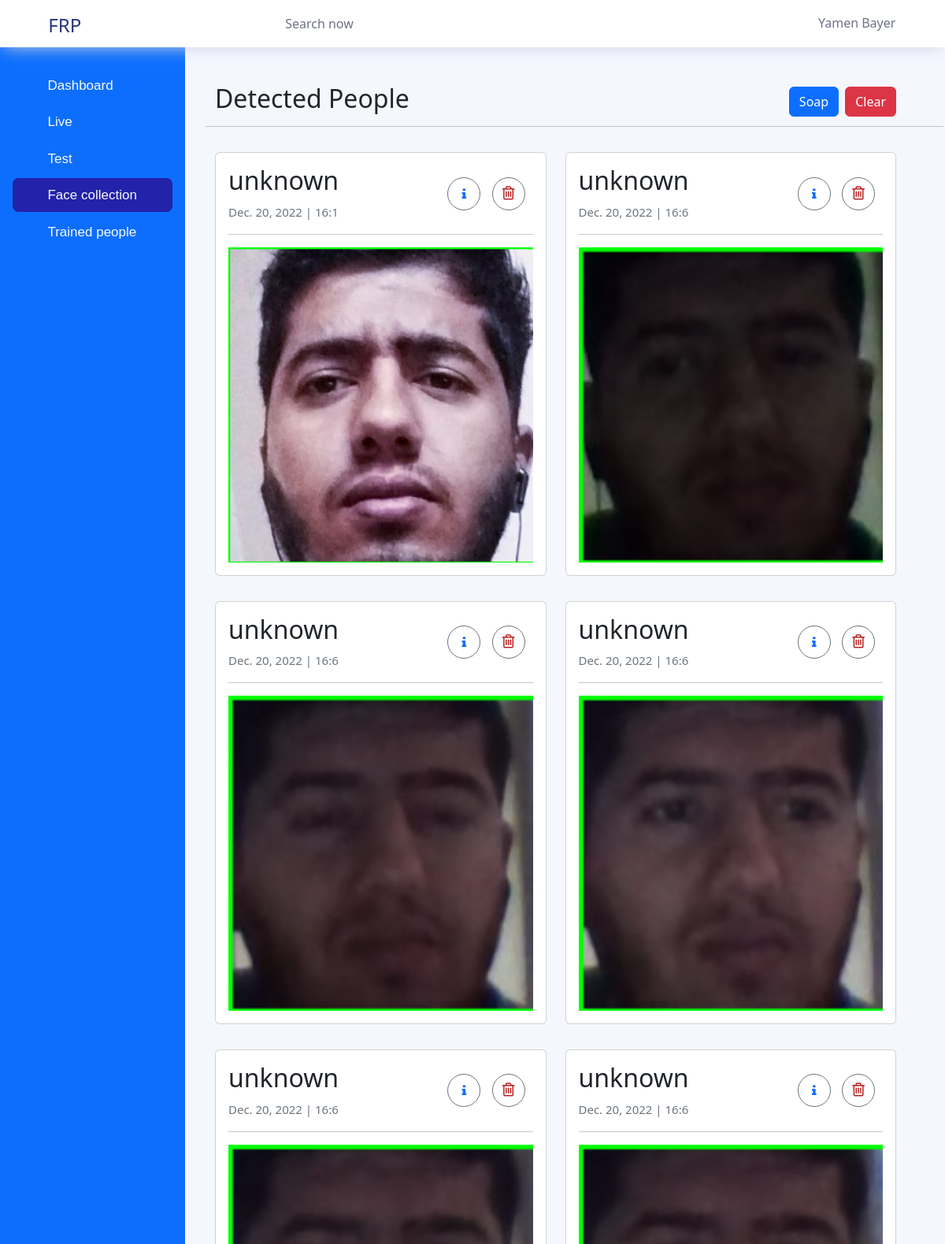
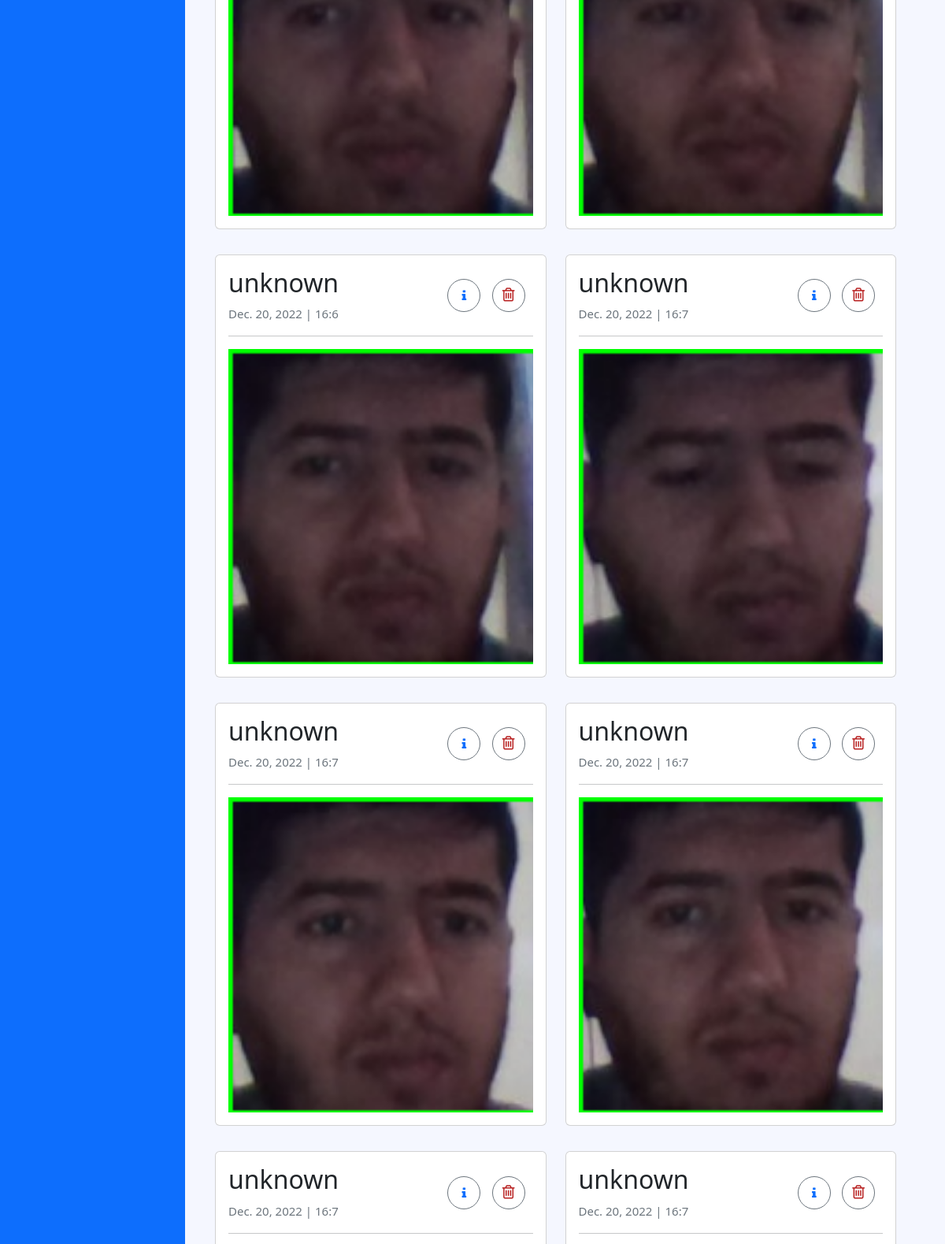
Page /collection (signed in, upper part) on the committed database (2 pictures, top to bottom).
### API/models.py (models this page shows, shortened)
class Profile(models.Model):
    title = models.CharField(max_length=100)
    owner = models.OneToOneField(User, related_name='owner' , on_delete= models.CASCADE)
    is_admin = models.BooleanField(default=False)

class Face_Collection(models.Model):
    owner = models.ForeignKey(Profile, related_name='face_collection_owner' , on_delete= models.CASCADE)
    name = models.CharField(max_length=100)
    path = models.ImageField(default='API/Face_Collection/')
    created_at = models.DateTimeField(auto_now_add=True)
    api_key = models.CharField(max_length=100)
    request = models.CharField(max_length=100, blank=True, null=True)
    restful_response_json = models.CharField(max_length=100, blank=True, null=True)
    restful_response_xml = models.CharField(max_length=100, blank=True, null=True)

### API/views.py (the view)
# urls.py: path('collection', views.toFC, name="Face_Collection"),
def toFC(request):
  detectedPhotosClear()
  if request.user.is_authenticated:
    profile = Profile.objects.get(owner = request.user)
    live_services = Services.objects.filter(owner = profile, type = "Face recognition live", status = True)
    face_collection = Face_Collection.objects.filter(owner = profile)
    client = Client('http://127.0.0.1:8000/soap/?WSDL', cache=NoCache())
    face_collection = Face_Collection.objects.filter(owner = profile)
    try:
      faces = client.service.get_faces(profile.id)
      serializer = Face_CollectionSerializer(face_collection, many=True)
      data_xml = dicttoxml(serializer.data, custom_root='root', attr_type=False)
    except Exception:
      messages.error(request, "The collection is Empty!")
      return redirect('Home')
    content = "<djan:get_faces><djan:pid>"+ str(profile.id) +"</djan:pid></djan:get_faces></soapenv:Body></soapenv:Envelope>'"
    soap_request = get_soap_request(content)
    data = {
      'myProfile': profile,
      'face_collection': face_collection,
      'res': data_xml,
      'req': soap_request,
      'live_services':live_services
    }
    return render(request,'Face_Collection.html', data)
  return redirect('login')

### API/views.py (called while the page is built)
def get_soap_request(content):
  soap_req = "curl -X POST http://127.0.0.1:8000/soap/ -H 'Content-Type: text/xml;charset=UTF-8'"
  soap_req += " --data '<soapenv:Envelope xmlns:soapenv="+'"http://schemas.xmlsoap.org/soap/envelope/"'+ ' xmlns:djan="django.soap.example"'+"><soapenv:Header/><soapenv:Body>"
  soap_req += content
  return soap_req

def detectedPhotosClear():
  try:
    shutil.rmtree('./API/detected', ignore_errors = True)
  except:
    print('Image not found!')
  directory = "detected"
  parent_dir = "./API/"
  path = os.path.join(parent_dir, directory)
  os.mkdir(path)

### API/templates/Face_Collection.html (shortened to what this page needs)
{% extends "Layout/Header.html" %}
{% load static %}
{% block nav %}
<ul class="nav">
  <li class="nav-item">
    <a class="nav-link " href="/">
      <i class="icon-grid menu-icon text-light"></i>
      <span class="menu-title text-light" style="font-size: 17px;">Dashboard</span>
    </a>
  </li>
  <li class="nav-item">
    <a class="nav-link" type="button" data-bs-toggle="modal" data-bs-target="#Live">
      <i class="icon-grid menu-icon mdi mdi-access-point text-light"></i>
      <span class="menu-title text-light" style="font-size: 17px;">Live</span>
    </a>
  </li>
  <li class="nav-item">
    <a class="nav-link" href="/test">
      <i class="icon-grid menu-icon mdi mdi-pulse text-light" ></i>
      <span class="menu-title text-light" style="font-size: 17px;">Test</span>
    </a>
  </li>
  <li class="nav-item active">
    <a class="nav-link" href="/collection">
      <i class="icon-layout menu-icon text-light"></i>
      <span class="menu-title text-light" style="font-size: 17px;">Face collection</span>
    </a>
  </li>
  <li class="nav-item">
    <a class="nav-link" href="/people">
      <i class="icon-layout menu-icon mdi mdi-account-multiple-outline text-light"></i>
      <span class="menu-title text-light" style="font-size: 17px;">Trained people</span>
    </a>
  </li>
</ul>
{% endblock %}
{% block Content %}
<div class="row">
  <div class="col-sm-6 col-lg-6 py-2">
    <h2 class="main-title">Detected People</h2>
  </div>
  <div class="col-sm-6 col-lg-6 py-2" style="display: flex; justify-content: flex-end; align-items: center;">
    <button data-bs-toggle="modal" data-bs-target="#Soap" class="btn btn-primary me-2" type="button" title="Soap API">
      <span>Soap</span>
    </button>
  <button onclick="Clear_Faces()" class="btn btn-danger" type="button" title="Clear">
    <span>Clear</span>
  </button>
  </div>
</div><hr>
<div class="row ">
  {% if face_collection %}
  {% for detectedPerson in face_collection %}
  <div class="col-sm-6 col-lg-6 py-3">
      <div class="card p-3">
          <div class="d-flex" style="justify-content: space-between;align-items: center;">
              <div>
                  <h2 class="main-title">{{detectedPerson.name}}</h2>
                  <small class="text-muted" style="font-size: 15px;"> {{detectedPerson.created_at.date}} | {{detectedPerson.created_at.hour}}:{{detectedPerson.created_at.minute}}</small>
              </div>
              <div>
              <button data-bs-toggle="modal" data-bs-target="#Info{{detectedPerson.id}}" class="btn btn-outline-secondary btn-rounded btn-icon" type="button" style="margin-right: 10px;" title="Info">
                  <i class="fa fa-info text-primary"></i>
              </button>
              <button onclick="removeDP('{{detectedPerson.id}}')" class="btn btn-outline-secondary btn-rounded btn-icon" type="button" style="margin-right: 10px;" title="Delete">
                  <i class="fa fa-trash-o" style="font-size: 20px; color:rgb(181, 23, 23);"></i>
              </button>
              </div>
          </div>
          <hr>
          <center>
            <div style="overflow-x: auto;">
              <img src="{{detectedPerson.path}}" alt="" style="width: 400px;">
            </div>
          </center>
      </div>
  </div>
  {% endfor %}
  {% else %}
      <center><h3 class="pt-5">--- Empty ---</h3></center>
  {% endif %}
</div>
{% endblock Content %}

### API/templates/Layout/Header.html (shortened to what this page needs)
<!DOCTYPE html>
<html lang="en">
<head>
    {% load static %}
    <link rel="stylesheet" href="{% static 'vendors/feather/feather.css' %}">
    <link rel="stylesheet" href="{% static 'vendors/ti-icons/css/themify-icons.css' %}">
    <link rel="stylesheet" href="{% static 'vendors/css/vendor.bundle.base.css' %}">
    <link rel="stylesheet" href="{% static 'vendors/datatables.net-bs4/dataTables.bootstrap4.css' %}">
    <link rel="stylesheet" href="{% static 'vendors/ti-icons/css/themify-icons.css' %}">
    <link rel="stylesheet" type="text/css" href="{% static 'js/select.dataTables.min.css' %}">
    <link rel="stylesheet" href="{% static 'css/vertical-layout-light/style.css' %}">
    <link rel="stylesheet" href="{% static 'vendors/mdi/css/materialdesignicons.min.css' %}">
    <link rel="stylesheet" href="https://cdnjs.cloudflare.com/ajax/libs/font-awesome/4.7.0/css/font-awesome.min.css">
    <link href="https://cdn.jsdelivr.net/npm/bootstrap@5.2.1/dist/css/bootstrap.min.css" rel="stylesheet">
  </head>
<body>
  <div class="container-scroller">
  <nav class="navbar col-lg-12 col-12 p-0 fixed-top d-flex flex-row">
    <div class="text-center navbar-brand-wrapper d-flex align-items-center justify-content-center">
      <a class="navbar-brand brand-logo" title="Face Recognition Platform" style="margin-right: 100px;" href="/"><i class="mdi mdi-camera-party-mode"  style="font-size: 30px"></i> FRP</a>
    </div>
    <div class="navbar-menu-wrapper d-flex align-items-center justify-content-end">
      <button class="navbar-toggler navbar-toggler align-self-center" type="button" data-toggle="minimize">
        <span class="icon-menu"></span>
      </button>
      <ul class="navbar-nav mr-lg-2">
        <li class="nav-item nav-search d-none d-lg-block">
          <div class="input-group">
            <div class="input-group-prepend hover-cursor" id="navbar-search-icon">
              <span class="input-group-text" id="search">
                <i class="icon-search me-3"></i>
              </span>
            </div>
            <input type="text" class="form-control" id="navbar-search-input" placeholder="Search now" aria-label="search" aria-describedby="search">
          </div>
        </li>
      </ul>
      <ul class="navbar-nav navbar-nav-right">
        {% if user.is_authenticated %}
        <li class="nav-item nav-profile dropdown">
          <a class="nav-link dropdown-toggle" href="#" data-toggle="dropdown" id="profileDropdown">
              {{myProfile.owner.first_name}} {{myProfile.owner.last_name}} <i class="mdi mdi-menu-down"></i>
          </a>
        </li>
        {% endif %}
      </ul>
    </div>
  </nav>
  <div class="container-fluid page-body-wrapper px-0">
  <nav class="sidebar sidebar-offcanvas bg-primary" id="sidebar">
    {% block nav %}
    {% endblock nav %}
  </nav>
    <div class="main-panel">
      <div class="content-wrapper">
        <div class="row">
          {% block Content %}
          {% endblock Content %}
        </div>
      </div>
    </div>
  </div>
</div>
    </body>
</html>

### rows in the picture
Profile: owner.first_name "Yamen", owner.last_name "Bayer"
Face_Collection: name "unknown", created_at "Dec. 20, 2022", created_at.hour "16", created_at.minute "1", path (picture)
Face_Collection: name "unknown", created_at "Dec. 20, 2022", created_at.hour "16", created_at.minute "6", path (picture)
Face_Collection: name "unknown", created_at "Dec. 20, 2022", created_at.hour "16", created_at.minute "6", path (picture)
Face_Collection: name "unknown", created_at "Dec. 20, 2022", created_at.hour "16", created_at.minute "6", path (picture)
Face_Collection: name "unknown", created_at "Dec. 20, 2022", created_at.hour "16", created_at.minute "6", path (picture)
Face_Collection: name "unknown", created_at "Dec. 20, 2022", created_at.hour "16", created_at.minute "6", path (picture)
Face_Collection: name "unknown", created_at "Dec. 20, 2022", created_at.hour "16", created_at.minute "6", path (picture)
Face_Collection: name "unknown", created_at "Dec. 20, 2022", created_at.hour "16", created_at.minute "7", path (picture)
Face_Collection: name "unknown", created_at "Dec. 20, 2022", created_at.hour "16", created_at.minute "7", path (picture)
Face_Collection: name "unknown", created_at "Dec. 20, 2022", created_at.hour "16", created_at.minute "7", path (picture)
Face_Collection: name "unknown", created_at "Dec. 20, 2022", created_at.hour "16", created_at.minute "7"
Face_Collection: name "unknown", created_at "Dec. 20, 2022", created_at.hour "16", created_at.minute "7"
